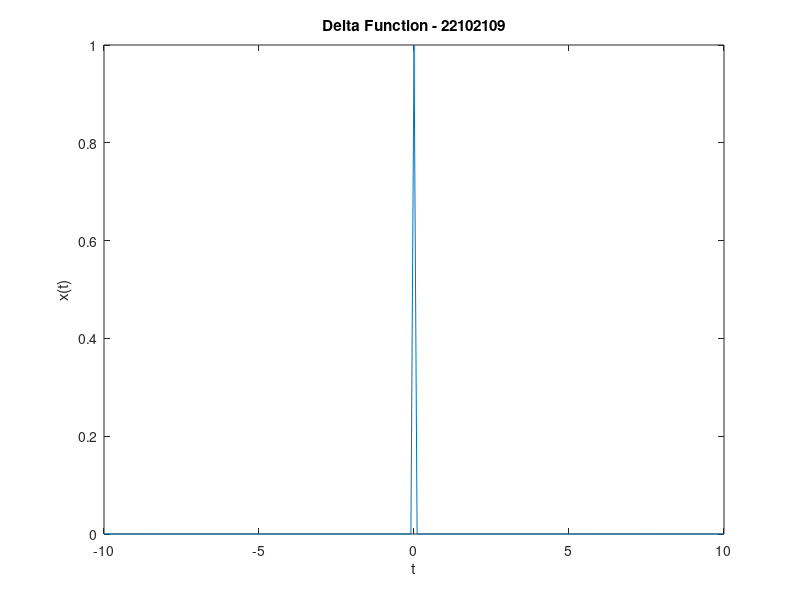

MATLAB code to generate this figure:
clear all;
clc;
t = -10:0.1:10;
for i = 1:length(t)
    if (t(i) == 0)
        x(i) = 1;
    else
        x(i) = 0;
    end
end
plot(t,x)
xlabel('t')
ylabel('x(t)')
title('Delta Function - 22102109')
